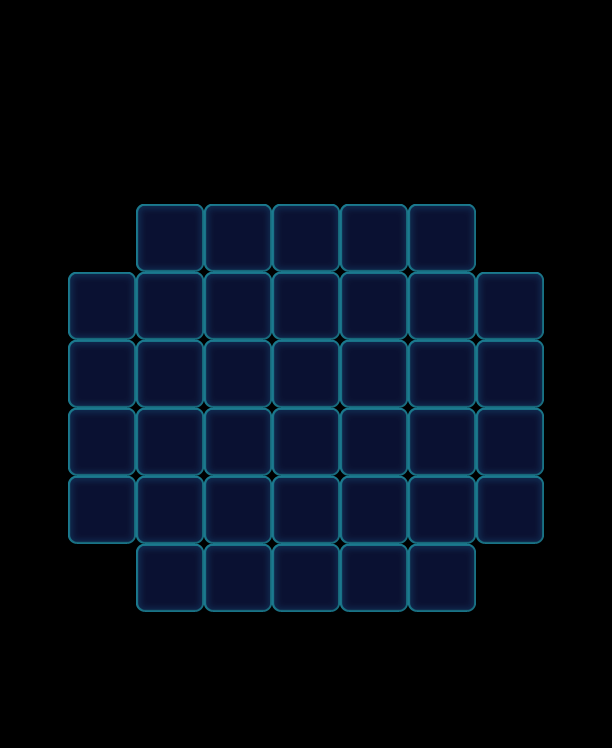

A level layout from a 2D game, rendered from its tile map. Below: a short description, then the map file with tile-grid data replaced by summaries:
An orthogonal 9x11 tile map with 68x68 px tiles, 1 tile layer (Valid), 2 tilesets and 61 objects (38x Monster, 16x Floor, 7x Factory_Normal).

<map version="1.0" orientation="orthogonal" width="9" height="11" tilewidth="68" tileheight="68">
 <tileset firstgid="1" name="game_grid1" tilewidth="68" tileheight="68">
  <image source="game_grid1.png" width="68" height="68" />
 </tileset>
 <tileset firstgid="2" name="map" tilewidth="68" tileheight="68">
  <image source="map.png" width="1024" height="1024" />
 </tileset>
 <layer name="Valid" width="9" height="11">
  <data>[99 cells, 38 non-empty, 1 distinct tile ids]</data>
 </layer>
 <objectgroup name="BottomObj" width="9" height="11">
  <object name="6546" type="Floor" gid="32" x="340" y="408">
   <properties>
    <property name="Layers" value="1" />
   </properties>
  </object>
  <object name="6546" type="Floor" gid="32" x="272" y="476">
   <properties>
    <property name="Layers" value="1" />
   </properties>
  </object>
  <object name="6546" type="Floor" gid="32" x="272" y="340">
   <properties>
    <property name="Layers" value="1" />
   </properties>
  </object>
  <object name="6546" type="Floor" gid="32" x="272" y="408">
   <properties>
    <property name="Layers" value="1" />
   </properties>
  </object>
  <object name="6546" type="Floor" gid="32" x="204" y="408">
   <properties>
    <property name="Layers" value="1" />
   </properties>
  </object>
  <object name="6546" type="Floor" gid="32" x="408" y="408">
   <properties>
    <property name="Layers" value="1" />
   </properties>
  </object>
  <object name="6546" type="Floor" gid="32" x="340" y="340">
   <properties>
    <property name="Layers" value="1" />
   </properties>
  </object>
  <object name="6546" type="Floor" gid="32" x="340" y="476">
   <properties>
    <property name="Layers" value="1" />
   </properties>
  </object>
  <object name="6546" type="Floor" gid="32" x="204" y="476">
   <properties>
    <property name="Layers" value="1" />
   </properties>
  </object>
  <object name="6546" type="Floor" gid="32" x="204" y="340">
   <properties>
    <property name="Layers" value="1" />
   </properties>
  </object>
  <object name="6546" type="Floor" gid="32" x="136" y="408">
   <properties>
    <property name="Layers" value="1" />
   </properties>
  </object>
  <object name="6546" type="Floor" gid="32" x="136" y="476">
   <properties>
    <property name="Layers" value="1" />
   </properties>
  </object>
  <object name="6546" type="Floor" gid="32" x="408" y="476">
   <properties>
    <property name="Layers" value="1" />
   </properties>
  </object>
  <object name="6546" type="Floor" gid="32" x="204" y="544">
   <properties>
    <property name="Layers" value="1" />
   </properties>
  </object>
  <object name="6546" type="Floor" gid="32" x="272" y="544">
   <properties>
    <property name="Layers" value="1" />
   </properties>
  </object>
  <object name="6546" type="Floor" gid="32" x="340" y="544">
   <properties>
    <property name="Layers" value="1" />
   </properties>
  </object>
 </objectgroup>
 <objectgroup name="MiddleObj" width="9" height="11">
  <object name="57" type="Monster" gid="2" x="340" y="476">
   <properties>
    <property name="Color" value="Blue" />
   </properties>
  </object>
  <object name="46" type="Monster" gid="2" x="204" y="476">
   <properties>
    <property name="Color" value="Blue" />
   </properties>
  </object>
  <object name="65" type="Monster" gid="2" x="68" y="544">
   <properties>
    <property name="Color" value="Blue" />
   </properties>
  </object>
  <object name="35" type="Monster" gid="3" x="136" y="340">
   <properties>
    <property name="Color" value="Green" />
   </properties>
  </object>
  <object name="62" type="Monster" gid="3" x="476" y="476">
   <properties>
    <property name="Color" value="Green" />
   </properties>
  </object>
  <object name="52" type="Monster" gid="17" x="408" y="408">
   <properties>
    <property name="Color" value="Purple" />
   </properties>
  </object>
  <object name="56" type="Monster" gid="17" x="204" y="408">
   <properties>
    <property name="Color" value="Purple" />
   </properties>
  </object>
  <object name="67" type="Monster" gid="17" x="272" y="544">
   <properties>
    <property name="Color" value="Purple" />
   </properties>
  </object>
  <object name="94" type="Monster" gid="19" x="136" y="544">
   <properties>
    <property name="Color" value="Yellow" />
   </properties>
  </object>
  <object name="43" type="Monster" gid="19" x="272" y="612">
   <properties>
    <property name="Color" value="Yellow" />
   </properties>
  </object>
  <object name="64" type="Monster" gid="19" x="272" y="476">
   <properties>
    <property name="Color" value="Yellow" />
   </properties>
  </object>
  <object name="62" type="Monster" gid="3" x="204" y="544">
   <properties>
    <property name="Color" value="Green" />
   </properties>
  </object>
  <object name="46" type="Monster" gid="2" x="340" y="272">
   <properties>
    <property name="Color" value="Blue" />
   </properties>
  </object>
  <object name="46" type="Monster" gid="2" x="204" y="340">
   <properties>
    <property name="Color" value="Blue" />
   </properties>
  </object>
  <object name="64" type="Monster" gid="19" x="272" y="272">
   <properties>
    <property name="Color" value="Yellow" />
   </properties>
  </object>
  <object name="64" type="Monster" gid="19" x="340" y="544">
   <properties>
    <property name="Color" value="Yellow" />
   </properties>
  </object>
  <object name="75" type="Monster" gid="17" x="340" y="340">
   <properties>
    <property name="Color" value="Purple" />
   </properties>
  </object>
  <object name="64" type="Monster" gid="19" x="272" y="340">
   <properties>
    <property name="Color" value="Yellow" />
   </properties>
  </object>
  <object name="65" type="Monster" gid="18" x="136" y="408">
   <properties>
    <property name="Color" value="Pink" />
   </properties>
  </object>
  <object name="65" type="Monster" gid="18" x="476" y="408">
   <properties>
    <property name="Color" value="Pink" />
   </properties>
  </object>
  <object name="65" type="Monster" gid="18" x="408" y="476">
   <properties>
    <property name="Color" value="Pink" />
   </properties>
  </object>
  <object name="65" type="Monster" gid="18" x="408" y="340">
   <properties>
    <property name="Color" value="Pink" />
   </properties>
  </object>
  <object name="65" type="Monster" gid="18" x="272" y="408">
   <properties>
    <property name="Color" value="Pink" />
   </properties>
  </object>
  <object name="65" type="Monster" gid="18" x="68" y="340">
   <properties>
    <property name="Color" value="Pink" />
   </properties>
  </object>
  <object name="65" type="Monster" gid="18" x="476" y="544">
   <properties>
    <property name="Color" value="Pink" />
   </properties>
  </object>
  <object name="64" type="Monster" gid="19" x="68" y="476">
   <properties>
    <property name="Color" value="Yellow" />
   </properties>
  </object>
  <object name="67" type="Monster" gid="17" x="408" y="544">
   <properties>
    <property name="Color" value="Purple" />
   </properties>
  </object>
  <object name="35" type="Monster" gid="3" x="476" y="340">
   <properties>
    <property name="Color" value="Green" />
   </properties>
  </object>
  <object name="57" type="Monster" gid="2" x="136" y="272">
   <properties>
    <property name="Color" value="Blue" />
   </properties>
  </object>
  <object name="35" type="Monster" gid="3" x="340" y="408">
   <properties>
    <property name="Color" value="Green" />
   </properties>
  </object>
  <object name="35" type="Monster" gid="3" x="136" y="476">
   <properties>
    <property name="Color" value="Green" />
   </properties>
  </object>
  <object name="67" type="Monster" gid="17" x="68" y="408">
   <properties>
    <property name="Color" value="Purple" />
   </properties>
  </object>
  </objectgroup>
 <objectgroup color="#000000" name="TopObj" width="9" height="11">
  <!-- 7 objects omitted --></objectgroup>
</map>
<!-- 13 of 61 objects omitted -->
